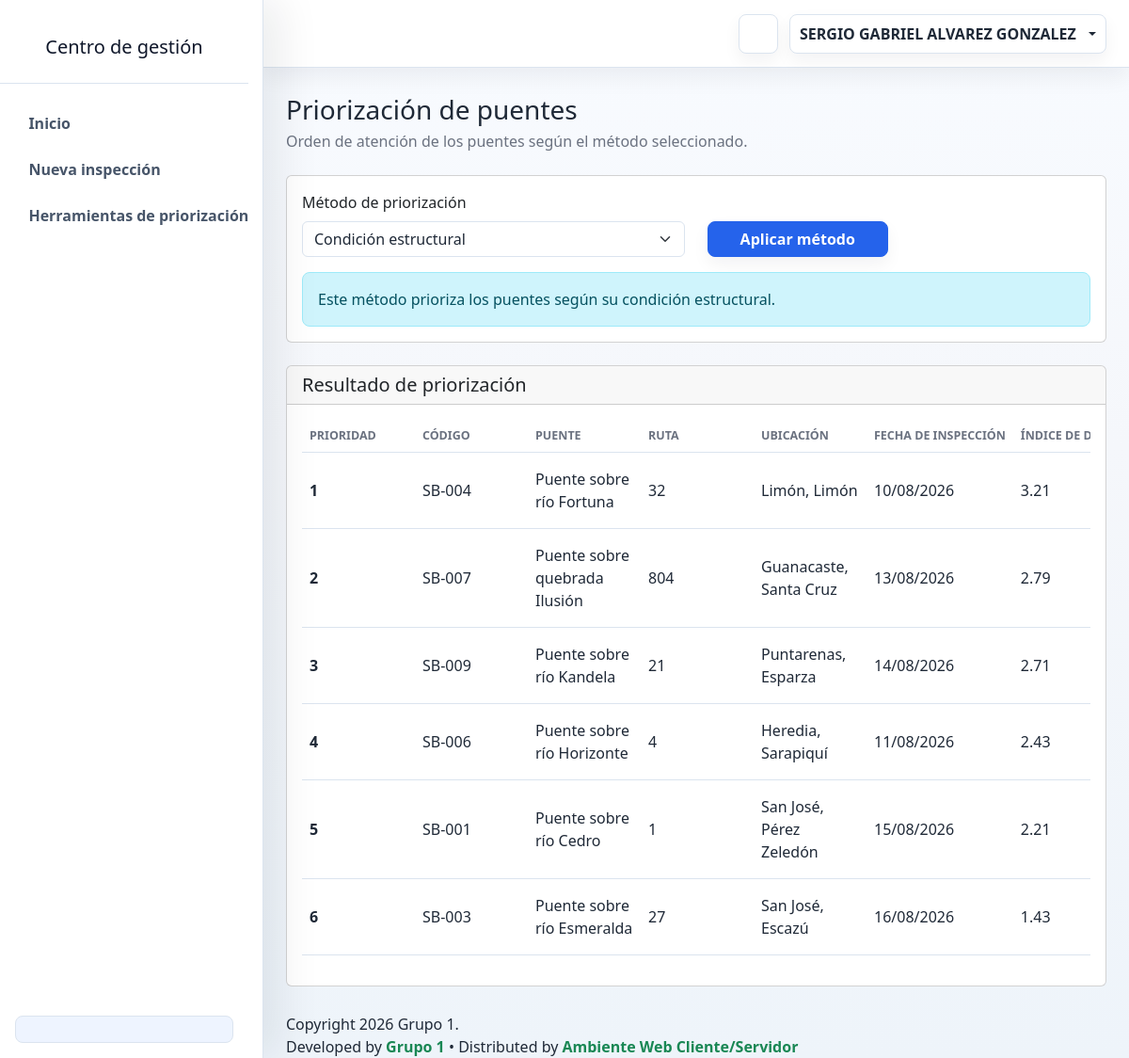
Before: /View/vFunciones/HerramientaPriorizacion.php (signed in) with the older database file.
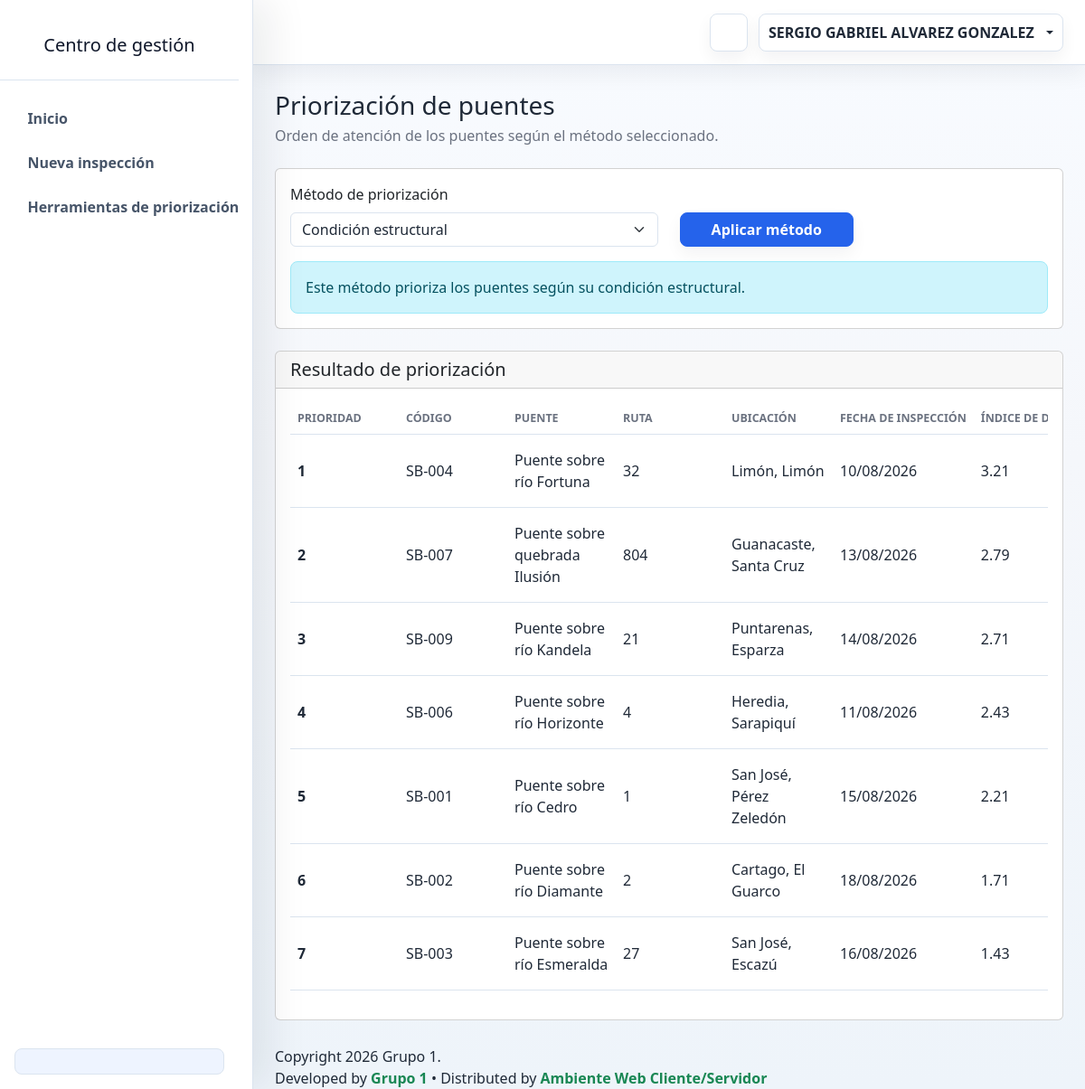
After: the same page with the newer database file.
### tables this page shows
CREATE TABLE `tb_inspeccion` (
  `ConsecutivoInspeccion` int(11) NOT NULL AUTO_INCREMENT,
  `CodigoPuente` varchar(20) NOT NULL,
  `ConsecutivoInspector` int(11) NOT NULL,
  `FechaInspeccion` date NOT NULL,
  `ObservacionGeneral` text DEFAULT NULL,
  `DanioAcumulado` int(11) NOT NULL DEFAULT 0,
  `CantidadElementosAplicables` int(11) NOT NULL DEFAULT 0,
  `IndiceDeterioro` decimal(4,2) DEFAULT NULL,
  `CondicionPreliminar` varchar(20) DEFAULT NULL,
  `FechaRegistro` datetime NOT NULL DEFAULT current_timestamp(),
  `Estado` bit(1) NOT NULL DEFAULT b'1',
  PRIMARY KEY (`ConsecutivoInspeccion`),
  KEY `idx_inspeccion_puente` (`CodigoPuente`),
  KEY `idx_inspeccion_inspector` (`ConsecutivoInspector`),
  CONSTRAINT `fk_inspeccion_inspector` FOREIGN KEY (`ConsecutivoInspector`) REFERENCES `tb_usuario` (`Consecutivo`),
  CONSTRAINT `fk_inspeccion_puente` FOREIGN KEY (`CodigoPuente`) REFERENCES `registrarpuente` (`codigo`)
);

CREATE TABLE `registrarpuente` (
  `codigo` varchar(20) NOT NULL,
  `nombre` varchar(100) NOT NULL,
  `numero_ruta` int(11) NOT NULL,
  `clasificacion_ruta` enum('nacional primaria','nacional secundaria','nacional terciaria','cantonal','otra') NOT NULL,
  `provincia` enum('San José','Alajuela','Cartago','Heredia','Guanacaste','Puntarenas','Limón') NOT NULL,
  `canton` varchar(100) NOT NULL,
  `coordenadas` decimal(9,6) NOT NULL,
  `tipo_estructura` enum('vigas','cercha','arco','marco rígido','colgante','atirantado','modular provisional','otra') NOT NULL,
  `material_principal` enum('concreto reforzado','concreto preesforzado','acero','madera','mampostería','mixto') NOT NULL,
  `longitud_total` decimal(10,2) NOT NULL,
  `numero_tramos` int(11) NOT NULL,
  `numero_superestructuras` int(11) NOT NULL,
  `fecha_construccion` date NOT NULL,
  `importancia` enum('puente crítico','puente esencial','puente convencional','otro puente') NOT NULL,
  `servicios_publicos` set('agua potable','alcantarillado','electricidad','telecomunicaciones','tubería de combustible','otros','ninguno') NOT NULL,
  `restriccion_peso` decimal(5,1) DEFAULT NULL,
  `restriccion_altura` decimal(5,2) DEFAULT NULL,
  `imagen` varchar(100) DEFAULT NULL,
  PRIMARY KEY (`codigo`)
);

### Model/PriorizacionModel.php (called while the page is built, shortened)
<?php
function ConsultarPriorizacionModel($metodo)
{
    $conn = null;
    $stmt = null;
    try {
        $conn = OpenDB();
        $sql =
            "CALL spConsultarPriorizacionPuentes(?)";
        $stmt =
            $conn->prepare($sql);
        $stmt->bind_param(
            "s",
            $metodo
        );
        if (!$stmt->execute()) {
            throw new Exception(
                $stmt->error
            );
        }
        $response =
            $stmt->get_result();
        $puentes =
            array();
        if ($response) {
            while (
                $fila =
                $response->fetch_assoc()
            ) {
                array_push(
                    $puentes,
                    $fila
                );
            }
        }
        $stmt = null;
        $conn = null;
        return $puentes;
    } catch (Exception $e) {
        if ($stmt) {
            $stmt->close();
        }
        if ($conn) {
            CloseDB($conn);
        }
        return array();
    }
}

### Controller/PriorizacionController.php (called while the page is built, shortened)
<?php
include_once $_SERVER['DOCUMENT_ROOT']
    . '/Proyecto_Grupo1/Model/PriorizacionModel.php';
function ConsultarPriorizacionController()
{
    $metodo = "condicion";
    $puentes =
        ConsultarPriorizacionModel(
            $metodo
        );
    $datos = array(
        "metodo" => $metodo,
        "puentes" => $puentes
    );
    return $datos;
}
function FormatearFechaPriorizacionController(
    $fecha
) {
    $marcaTiempo =
        strtotime($fecha);
    return date(
        "d/m/Y",
        $marcaTiempo
    );
}

### View/vFunciones/HerramientaPriorizacion.php (the view, shortened to what the rows shown need)
<?php
include_once $_SERVER['DOCUMENT_ROOT']
    . '/Proyecto_Grupo1/View/LayoutInterno.php';
include_once $_SERVER['DOCUMENT_ROOT']
    . '/Proyecto_Grupo1/Controller/PriorizacionController.php';
$datosPriorizacion =
    ConsultarPriorizacionController();
$puentes =
    isset($datosPriorizacion["puentes"])
    && is_array($datosPriorizacion["puentes"])
        ? $datosPriorizacion["puentes"]
        : array();
?>
<!DOCTYPE html>
<html lang="es">
<body>
    <div class="admin-shell">
        <div class="admin-main">
            <main class="dashboard-content">
                <div class="container-fluid px-3 px-lg-4 py-4">
                    <div class="d-flex justify-content-between align-items-center mb-4">
                        <div>
                            <h1 class="h3 mb-1">
                                Priorización de puentes
                            </h1>
                        </div>
                    </div>
                    <div class="card">
                        <div class="card-body">
                            <?php
                            if (empty($puentes)) {
                            ?>
                                <div class="alert alert-warning mb-0">
                                    No se encontraron puentes con inspecciones
                                    registradas para realizar la priorización.
                                </div>
                            <?php
                            } else {
                            ?>
                                <div class="table-responsive">
                                    <table class="table table-hover align-middle">
                                        <thead>
                                            <tr>
                                                <th>
                                                    Prioridad
                                                </th>
                                                <th>
                                                    Código
                                                </th>
                                                <th>
                                                    Puente
                                                </th>
                                                <th>
                                                    Ruta
                                                </th>
                                                <th>
                                                    Ubicación
                                                </th>
                                                <th>
                                                    Fecha de inspección
                                                </th>
                                                <th>
                                                    Índice de deterioro
                                                </th>
                                            </tr>
                                        </thead>
                                        <tbody>
                                            <?php
                                            $posicion = 1;
                                            foreach ($puentes as $puente) {
                                                $codigo =
                                                    isset($puente["codigo"])
                                                        ? $puente["codigo"]
                                                        : "";
                                                $nombre =
                                                    isset($puente["nombre"])
                                                        ? $puente["nombre"]
                                                        : "";
                                                $numeroRuta =
                                                    isset($puente["numero_ruta"])
                                                        ? $puente["numero_ruta"]
                                                        : "";
                                                $provincia =
                                                    isset($puente["provincia"])
                                                        ? $puente["provincia"]
                                                        : "";
                                                $canton =
                                                    isset($puente["canton"])
                                                        ? $puente["canton"]
                                                        : "";
                                                $fechaInspeccion =
                                                    isset($puente["fecha_inspeccion"])
                                                        ? $puente["fecha_inspeccion"]
                                                        : "";
                                                $indiceDeterioro =
                                                    isset($puente["indice_deterioro"])
                                                        ? (float) $puente["indice_deterioro"]
                                                        : 0;
                                                $fechaFormateada =
                                                    FormatearFechaPriorizacionController(
                                                        $fechaInspeccion
                                                    );
                                            ?>
                                                <tr>
                                                    <td>
                                                        <strong>
                                                            <?php
                                                            echo $posicion;
                                                            ?>
                                                        </strong>
                                                    </td>
                                                    <td>
                                                        <?php
                                                        echo htmlspecialchars(
                                                            $codigo,
                                                            ENT_QUOTES,
                                                            "UTF-8"
                                                        );
                                                        ?>
                                                    </td>
                                                    <td>
                                                        <?php
                                                        echo htmlspecialchars(
                                                            $nombre,
                                                            ENT_QUOTES,
                                                            "UTF-8"
                                                        );
                                                        ?>
                                                    </td>
                                                    <td>
                                                        <?php
                                                        echo htmlspecialchars(
                                                            $numeroRuta,
                                                            ENT_QUOTES,
                                                            "UTF-8"
                                                        );
                                                        ?>
                                                    </td>
                                                    <td>
                                                        <?php
                                                        echo htmlspecialchars(
                                                            $provincia
                                                            . ", "
                                                            . $canton,
                                                            ENT_QUOTES,
                                                            "UTF-8"
                                                        );
                                                        ?>
                                                    </td>
                                                    <td>
                                                        <?php
                                                        echo htmlspecialchars(
                                                            $fechaFormateada,
                                                            ENT_QUOTES,
                                                            "UTF-8"
                                                        );
                                                        ?>
                                                    </td>
                                                    <td>
                                                        <?php
                                                        echo number_format(
                                                            $indiceDeterioro,
                                                            2
                                                        );
                                                        ?>
                                                    </td>
                                                </tr>
                                            <?php
                                                $posicion++;
                                            }
                                            ?>
                                        </tbody>
                                    </table>
                                </div>
                            <?php
                            }
                            ?>
                        </div>
                    </div>
                </div>
            </main>
        </div>
    </div>
</body>
</html>

Changed rows visible on the page:
added tb_inspeccion: CodigoPuente.codigo "SB-002", CodigoPuente.nombre "Puente sobre río Diamante", CodigoPuente.numero_ruta "2", CodigoPuente.canton "Cartago, El Guarco", FechaInspeccion "18/08/2026", IndiceDeterioro "1.71"
